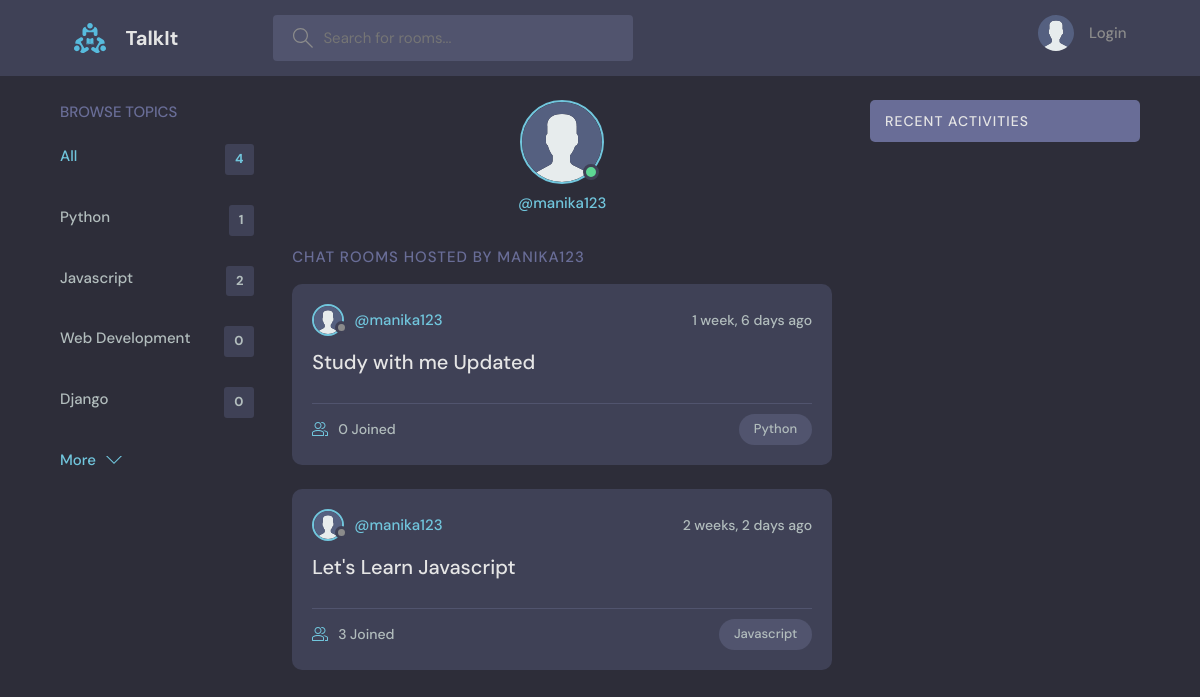
Page /profile/1/ on the committed database.
### base/models.py (models this page shows, shortened)
class Topic(models.Model):
    name = models.CharField(max_length=200)

class Room(models.Model):
    host = models.ForeignKey(User, on_delete=models.SET_NULL, null=True)
    topic = models.ForeignKey(Topic, on_delete=models.SET_NULL, null=True)
    name = models.CharField(max_length=200)
    description = models.TextField(null=True, blank=True)
    participants=models.ManyToManyField(User, related_name='participants', blank=True)
    updated = models.DateTimeField(auto_now=True)
    created = models.DateTimeField(auto_now_add=True)
    class Meta:
        ordering = ['-updated', '-created']

### base/views.py (the view)
# urls.py: path('profile/<str:pk>/', views.userProfile, name="user-profile"),
def userProfile(request, pk):
    user = User.objects.get(id=pk)
    rooms = user.room_set.all()
    room_messages = user.message_set.all()
    topics = Topic.objects.all()
    context = {'user': user, 'rooms': rooms,
               'room_messages': room_messages, 'topics': topics}
    return render(request, 'base/profile.html', context)

### base/templates/base/profile.html (shortened to what this page needs)
{% extends 'main.html' %}
{% load static%}
{% block content %}
<main class="profile-page layout layout--3">
  <div class="container">
    {% include 'base/topics_component.html' %}
    <div class="roomList">
      <div class="profile">
        <div class="profile__avatar">
          <div class="avatar avatar--large active">
            <img src="{% static 'images/avatar.svg' %}" />
          </div>
        </div>
        <div class="profile__info">
          <p>@{{user.username}}</p>
        </div>
      </div>
      <div class="roomList__header">
        <div>
          <h2>Chat Rooms Hosted by {{user}}</a>
          </h2>
        </div>
      </div>
      {% include 'base/feed_component.html' %}
    </div>
    {% include 'base/activity_component.html' %}
  </div>
</main>
{% endblock content %}

### templates/main.html (shortened to what this page needs)
<!DOCTYPE html>
{% load static %}
<html lang="en">
  <head>
    <link rel="stylesheet" href="{% static 'styles/style.css' %}" />
  </head>
  <body>
    {% include 'navbar.html' %}
    {% block content %}
    {% endblock %}
  </body>
</html>

### templates/navbar.html (shortened to what this page needs)
{% load static %}
<header class="header header--loggedIn">
    <div class="container">
      <a href="{% url 'home' %}" class="header__logo">
        <img src="{% static 'images/logo.svg' %}" />
        <h1>TalkIt </h1>
      </a>
      <form class="header__search" method="GET" action="{% url 'home' %}">
        <label>
          <input name="q" placeholder="Search for rooms..." />
        </label>
      </form>
      <nav class="header__menu">
        {% if request.user.is_authenticated %}
            <div class="header__user">
            <a href="{% url 'update-user' %}">
                <div class="avatar avatar--medium active">
                <img src="{% static 'images/avatar.svg' %}" />
                </div>
                <p>{{request.user.username}}<span>@{{request.user.username}}</span></p>
            </a>
            <button class="dropdown-button">
                <svg version="1.1" xmlns="http://www.w3.org/2000/svg" width="32" height="32" viewBox="0 0 32 32">
                <title>chevron-down</title>
                <path d="M16 21l-13-13h-3l16 16 16-16h-3l-13 13z"></path>
                </svg>
            </button>
            </div>
        {% else %}
            <a href="{% url 'login' %}">
            <img src="{% static 'images/avatar.svg' %}" />
            <p>Login</p>
            </a>
        {% endif %}
      </nav>
    </div>
  </header>

### base/templates/base/topics_component.html
<div class="topics">
    <div class="topics__header">
      <h2>Browse Topics</h2>
    </div>
    <ul class="topics__list">
      <li>
        <a href="{% url 'home' %}" class="active">All <span>{{topics.count}}</span></a>
      </li>
      {% for topic in topics%}
        <li>
            <a href="{% url 'home' %}?q={{topic.name}}">{{topic.name}}<span>{{topic.room_set.all.count}}</span></a>
        </li>
      {% endfor %}
    </ul>
    <a class="btn btn--link" href="{% url 'topics' %}">
      More
      <svg version="1.1" xmlns="http://www.w3.org/2000/svg" width="32" height="32" viewBox="0 0 32 32">
        <title>chevron-down</title>
        <path d="M16 21l-13-13h-3l16 16 16-16h-3l-13 13z"></path>
      </svg>
    </a>
  </div>

### base/templates/base/feed_component.html (shortened to what this page needs)
{% load static %}
{% for room in rooms %}
<div class="roomListRoom">
    <div class="roomListRoom__header">
        <a href="{% url 'user-profile' room.host.id %}" class="roomListRoom__author">
            <div class="avatar avatar--small">
                <img src="{% static 'images/avatar.svg' %}" />
            </div>
            <span>@{{room.host.username}}</span>
        </a>
        <div class="roomListRoom__actions">
            <span>{{room.created|timesince}} ago</span>
        </div>
    </div>
    <div class="roomListRoom__content">
        <a href="{% url 'room' room.id %}">{{room.name}}</a>
    </div>
    <div class="roomListRoom__meta">
        <a href="{% url 'room' room.id %}" class="roomListRoom__joined">
            {{room.participants.all.count}} Joined
        </a>
        <p class="roomListRoom__topic">{{room.topic.name}}</p>
    </div>
</div>
{% endfor %}

### base/templates/base/activity_component.html (shortened to what this page needs)
{% load static %}
<div class="activities">
    <div class="activities__header">
        <h2>Recent Activities</h2>
    </div>
</div>

### rows in the picture
Topic: name "Python", room_set.all.count "1"
Topic: name "Javascript", room_set.all.count "2"
Topic: name "Web Development", room_set.all.count "0"
Topic: name "Django", room_set.all.count "0"
Room: host.username "manika123", created "1 week, 6 days", name "Study with me Updated", participants.all.count "0", topic.name "Python"
Room: host.username "manika123", created "2 weeks, 2 days", name "Let's Learn Javascript", participants.all.count "3", topic.name "Javascript"

### other values in the picture
{{ topics.count }} "4"
{{ user.username }} "manika123"
{{ user }} "MANIKA123"
